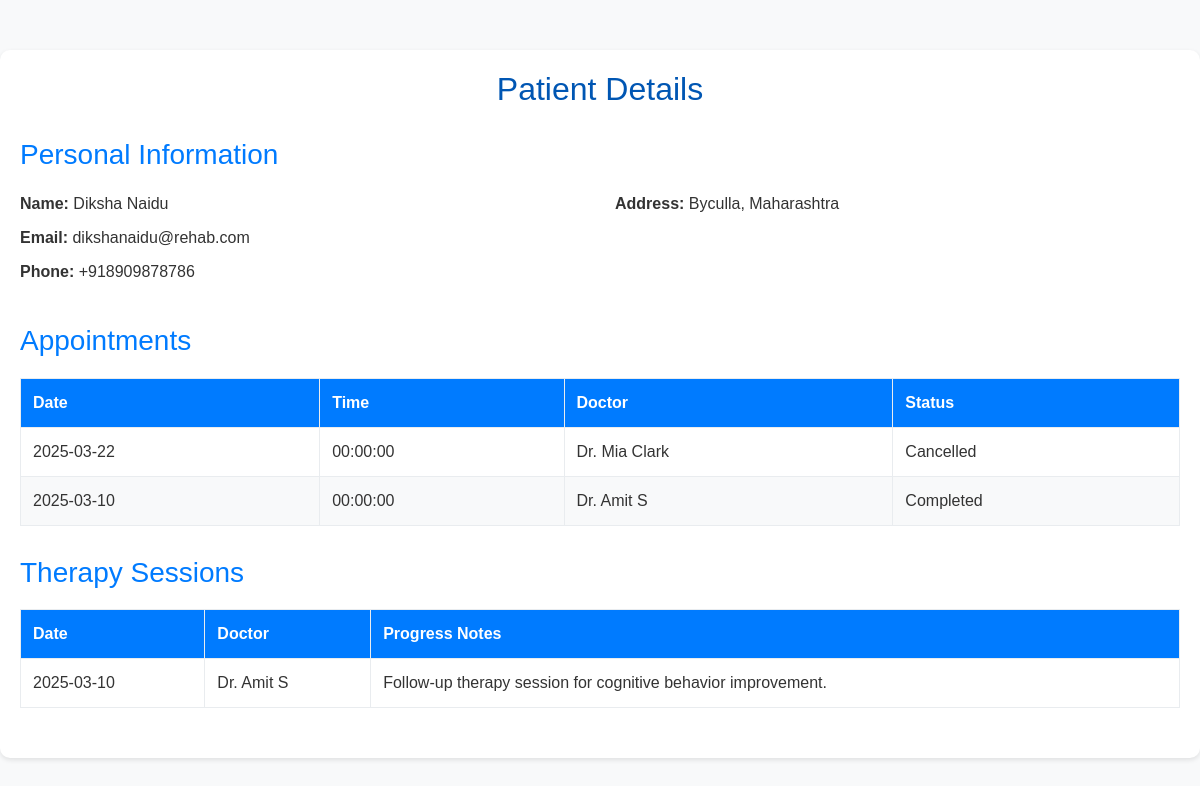
Page /view_patient_details.php?patient_id=14 (signed in) on the committed database.
### tables this page shows
CREATE TABLE `patients` (
  `patient_id` int(11) NOT NULL,
  `name` varchar(100) NOT NULL,
  `age` int(11) DEFAULT NULL,
  `address` varchar(255) DEFAULT NULL,
  `phone` varchar(15) DEFAULT NULL,
  `email` varchar(100) DEFAULT NULL,
  `password` varchar(255) NOT NULL,
  `diagnosis_type` varchar(100) DEFAULT NULL,
  `Surgery_status` varchar(100) DEFAULT NULL,
  `role_id` int(11) DEFAULT NULL,
  `admitted_date` date DEFAULT NULL
);

CREATE TABLE `appointments` (
  `appointment_id` int(11) NOT NULL,
  `patient_id` int(11) DEFAULT NULL,
  `doctor_id` int(11) DEFAULT NULL,
  `appointment_date` date NOT NULL,
  `appointment_time` time NOT NULL,
  `status` varchar(50) DEFAULT 'Pending'
);

CREATE TABLE `doctors` (
  `doctor_id` int(11) NOT NULL,
  `name` varchar(100) NOT NULL,
  `speciality` varchar(100) NOT NULL,
  `email` varchar(100) DEFAULT NULL,
  `password` varchar(255) NOT NULL,
  `phone` varchar(15) DEFAULT NULL,
  `experience` varchar(100) DEFAULT NULL,
  `max_patients` int(11) NOT NULL,
  `role_id` int(11) DEFAULT NULL,
  `appointment_count` int(11) DEFAULT 0
);

CREATE TABLE `therapy_sessions` (
  `session_id` int(11) NOT NULL,
  `patient_id` int(11) NOT NULL,
  `doctor_id` int(11) NOT NULL,
  `appointment_id` int(11) NOT NULL,
  `session_date` date NOT NULL,
  `progress_notes` text DEFAULT NULL
);

### view_patient_details.php (the view, shortened to what this page needs)
<?php
include 'connection.php';
$patient_id = $_GET['patient_id'];
$patient_query = "SELECT * FROM patients WHERE patient_id = '$patient_id'";
$patient_result = mysqli_query($conn, $patient_query);
$patient = mysqli_fetch_assoc($patient_result);
$appointments_query = "SELECT a.*, d.name AS doctor_name
                      FROM appointments a
                      JOIN doctors d ON a.doctor_id = d.doctor_id
                      WHERE a.patient_id = '$patient_id'
                      ORDER BY a.appointment_date DESC";
$appointments_result = mysqli_query($conn, $appointments_query);
$therapy_query = "SELECT ts.*, d.name AS doctor_name
                  FROM therapy_sessions ts
                  JOIN doctors d ON ts.doctor_id = d.doctor_id
                  WHERE ts.patient_id = '$patient_id'
                  ORDER BY ts.session_date DESC";
$therapy_result = mysqli_query($conn, $therapy_query);
?>
<!DOCTYPE html>
<html lang="en">
<head>
    <link rel="stylesheet" href="https://stackpath.bootstrapcdn.com/bootstrap/4.5.2/css/bootstrap.min.css">
</head>
<body>
    <div class="container">
        <h2>Patient Details</h2>
        <div class="info-section">
            <h3 class="section-title">Personal Information</h3>
            <div class="row">
                <div class="col-md-6">
                    <p><strong>Name:</strong> <?php echo $patient['name']; ?></p>
                    <p><strong>Email:</strong> <?php echo $patient['email']; ?></p>
                    <p><strong>Phone:</strong> <?php echo $patient['phone']; ?></p>
                </div>
                <div class="col-md-6">
                    <p><strong>Address:</strong> <?php echo $patient['address']; ?></p>
                </div>
            </div>
        </div>
        <div class="appointments">
            <h3 class="section-title">Appointments</h3>
            <?php if (mysqli_num_rows($appointments_result) > 0): ?>
                <table>
                    <thead>
                        <tr>
                            <th>Date</th>
                            <th>Time</th>
                            <th>Doctor</th>
                            <th>Status</th>
                        </tr>
                    </thead>
                    <tbody>
                        <?php while ($appointment = mysqli_fetch_assoc($appointments_result)): ?>
                            <tr>
                                <td><?php echo $appointment['appointment_date']; ?></td>
                                <td><?php echo $appointment['appointment_time']; ?></td>
                                <td><?php echo $appointment['doctor_name']; ?></td>
                                <td><?php echo $appointment['status']; ?></td>
                            </tr>
                        <?php endwhile; ?>
                    </tbody>
                </table>
            <?php else: ?>
                <div class="alert alert-info">No appointments found.</div>
            <?php endif; ?>
        </div>
        <div class="therapy-sessions">
            <h3 class="section-title">Therapy Sessions</h3>
            <?php if (mysqli_num_rows($therapy_result) > 0): ?>
                <table>
                    <thead>
                        <tr>
                            <th>Date</th>
                            <th>Doctor</th>
                            <th>Progress Notes</th>
                        </tr>
                    </thead>
                    <tbody>
                        <?php while ($therapy = mysqli_fetch_assoc($therapy_result)): ?>
                            <tr>
                                <td><?php echo $therapy['session_date']; ?></td>
                                <td><?php echo $therapy['doctor_name']; ?></td>
                                <td><?php echo $therapy['progress_notes']; ?></td>
                            </tr>
                        <?php endwhile; ?>
                    </tbody>
                </table>
            <?php else: ?>
                <div class="alert alert-info">No therapy sessions found.</div>
            <?php endif; ?>
        </div>
    </div>
</body>
</html>

### view_patient_details.php (style rules this page uses)
body { font-family: Arial, sans-serif; background-color: #f8f9fa; color: #333; }
.container { max-width: 1200px; margin: 50px auto; padding: 20px; background-color: #ffffff; border-radius: 10px; box-shadow: 0 2px 5px rgba(0, 0, 0, 0.1); }
h2 { text-align: center; margin-bottom: 30px; color: #0056b3; }
.info-section { margin-bottom: 30px; }
.info-section p { margin-bottom: 10px; }
.section-title { margin-bottom: 20px; color: #007bff; }
table { width: 100%; border-collapse: collapse; margin-bottom: 30px; }
table th, table td { padding: 12px; text-align: left; border: 1px solid #e9ecef; }
table th { background-color: #007bff; color: white; }
table tr:nth-child(even) { background-color: #f8f9fa; }

### rows in the picture
patients: name "Diksha Naidu", email "dikshanaidu@rehab.com", phone "+918909878786", address "Byculla, Maharashtra"
appointments: appointment_date "2025-03-22", appointment_time "00:00:00", doctor.name "Dr. Mia Clark", status "Cancelled"
appointments: appointment_date "2025-03-10", appointment_time "00:00:00", doctor.name "Dr. Amit S", status "Completed"
therapy_sessions: session_date "2025-03-10", doctor.name "Dr. Amit S", progress_notes "Follow-up therapy session for cognitive behavior improvement."
